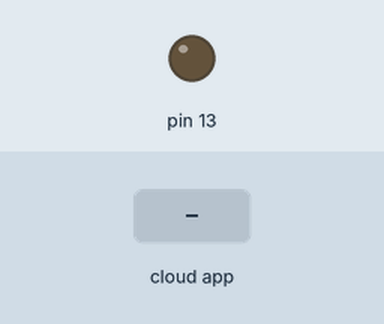
This sketch was run on a simulated Arduino Uno, built with avr-gcc and run on an emulated ATmega328P. Shown: output pins drawn as LEDs (lit = HIGH). The inputs (shaded band) are chosen by the test bench. The ROS host is connected and sends only what is stated.

Above: at 1.2 s.
1.3 s: the phone or cloud app sets toggle_led to 0
At 1.9 s:
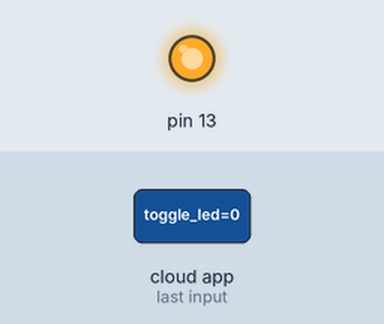
Timing chart, 0 to 4.3 s (numbered marks = the images above; inputs shaded):
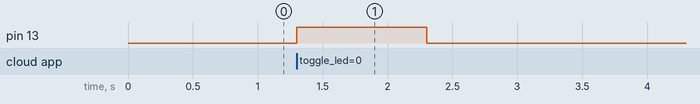

Measured:
- after the input at 1.3 s, pin 13: LOW → HIGH at once, → LOW 1.0 s later

The sketch:

Subs.ino
```cpp
/*
 * rosserial Subscriber Example
 * Blinks an LED on callback
 */

#include <ros.h>
#include <std_msgs/Empty.h>

ros::NodeHandle nh;

void messageCb( const std_msgs::Empty& toggle_msg){
  digitalWrite(13, HIGH);   // blink the led
  delay(1000);
  digitalWrite(13, LOW);
  delay(1000);
}

ros::Subscriber<std_msgs::Empty> sub("toggle_led", &messageCb );

void setup()
{
  pinMode(13, OUTPUT);
  nh.initNode();
  nh.subscribe(sub);
}

void loop()
{
  nh.spinOnce();
  delay(1);
}
```
